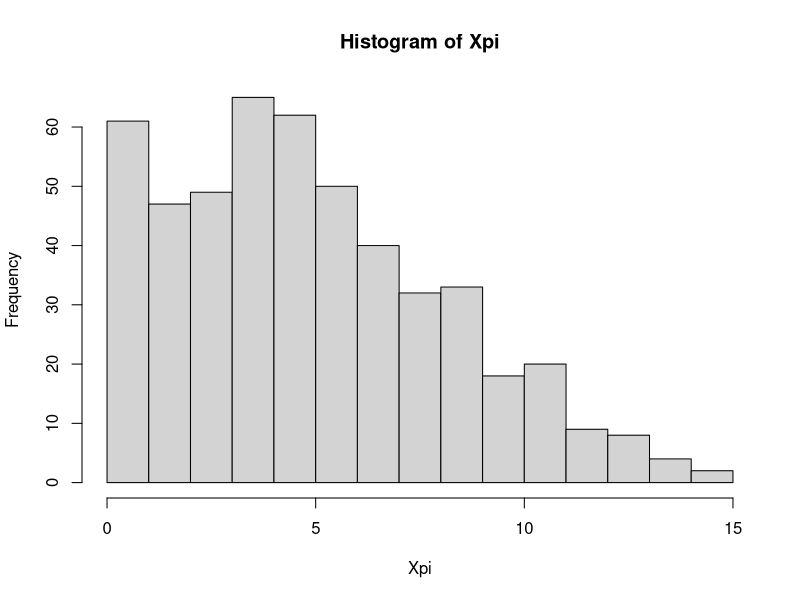

This chart was generated by the following R code:
alphaParam  <- 2
betaParam  <- 4
n  <- 16
trials  <- 500

Xpi  <- rep(8, trials)                  #not needed
Ypi  <- rep(0.5, trials)                #initial value for gibbsSeq

gibbsIter  <- 10

for (i in 1:gibbsIter) {
    Xpi  <- rbinom(trials, 16, Ypi)     #note vectorization!
    Ypi  <- rbeta(trials, Xpi + alphaParam, n - Xpi + betaParam)
}

hist(Xpi, breaks=n)

## NAME: betabinomialGibbs.R
##       Use Gibbs sampler to generate samples from beta-binomial pdf
## USAGE: within R, at interactive prompt
##        source("betabinomial.R")
## REQUIRED ARGUMENTS: none
## OPTIONS: none
## DESCRIPTION: 
## Use Gibbs sampler to generate samples from beta-binomial pdf
## and then plot a histogram of the samples             
## DIAGNOSTICS: none
## CONFIGURATION AND ENVIRONMENT: base R
## DEPENDENCIES: base R
## INCOMPATIBILITIES: none known
## PROVENANCE: Steve Dunbar, December 31, 2020
## BUGS AND LIMITATIONS: none known
## FEATURES AND POTENTIAL IMPROVEMENTS: excellent candidate for 
##        (naive) parallelization
## AUTHOR:  Steve Dunbar
## VERSION: Version 1.0 as of December 1, 2020
## KEYWORDS: Gibbs sampler, binomial, beta, beta-binomial, gamma





                   
